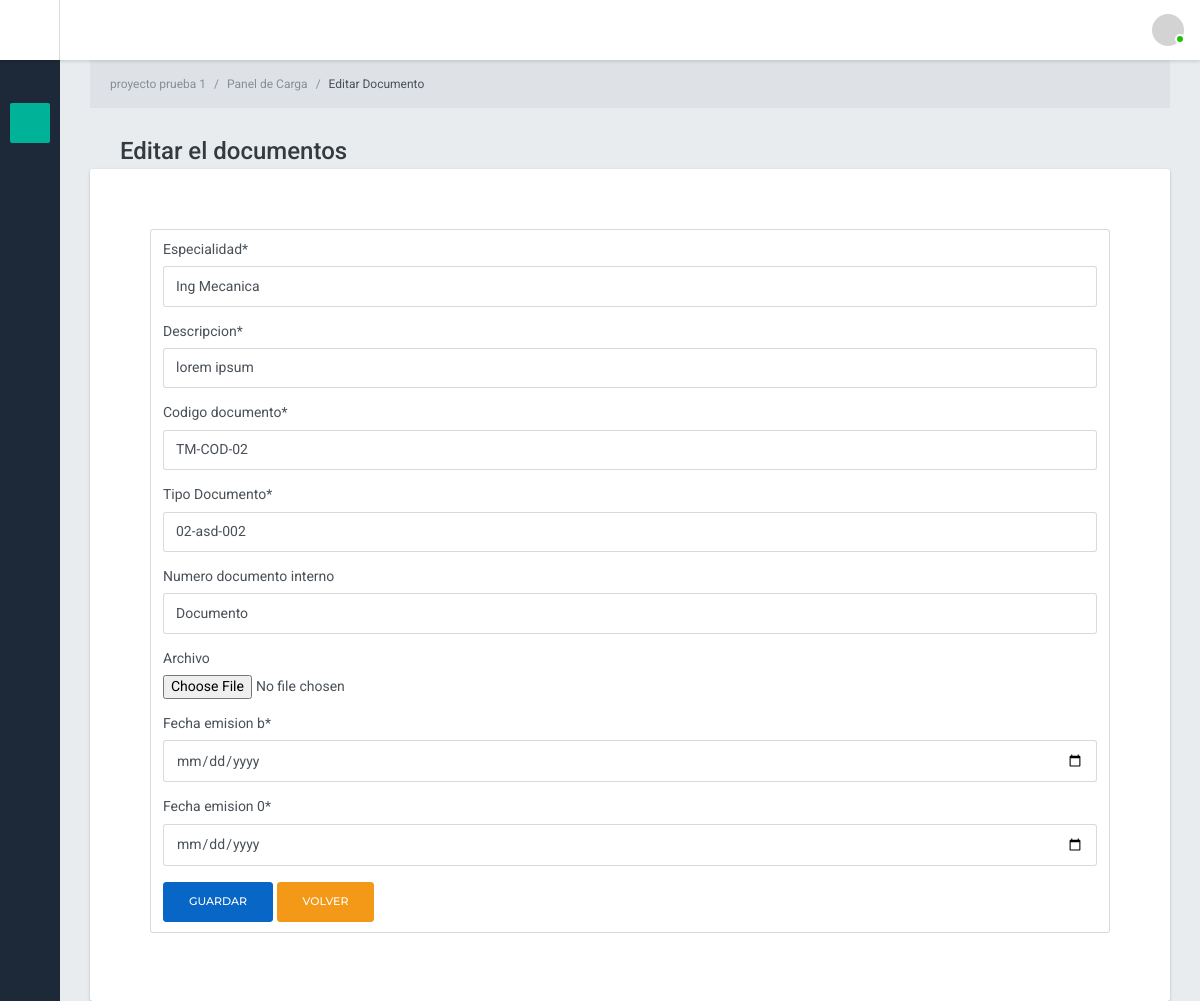
Page /panel_carga/documento/actualizar/2/ (signed in) on the committed database.
### panel_carga/models.py (models this page shows, shortened)
class Proyecto(models.Model):
    nombre = models.CharField(verbose_name="Nombre del Proyecto", max_length=50, unique=True)
    fecha_inicio = models.DateTimeField(verbose_name="Fecha de Inicio")
    fecha_termino = models.DateTimeField(verbose_name="Fecha de Termino", blank=True)
    descripcion = models.TextField(verbose_name="Descripción", blank=True)
    encargado = models.ForeignKey(User, on_delete=models.CASCADE)
    codigo = models.CharField(max_length=100, verbose_name='Codigo del Proyecto', unique=True)
    def __str__(self):
        return self.nombre

class Documento(models.Model):
    Especialidad = models.CharField(verbose_name="Especialidad", max_length=100, blank=False)
    Descripcion = models.TextField(verbose_name="Descripción", blank=False)
    Codigo_documento = models.CharField(verbose_name="Codigo Documento",unique=True, max_length=100)
    proyecto = models.ForeignKey(Proyecto, on_delete=models.CASCADE)
    Tipo_Documento = models.CharField(verbose_name="Tipo Documento", max_length=50)
    Numero_documento_interno = models.CharField(verbose_name="Numero documento Interno", max_length=50, blank=True)
    archivo = models.FileField(upload_to="proyecto/documentos/", blank=True)
    owner = models.ForeignKey(User, on_delete=models.CASCADE)
    fecha_Emision_B = models.DateTimeField(verbose_name="Fecha inicio emisión B", blank=True, default=None)
    fecha_Emision_0 = models.DateTimeField(verbose_name="Fecha inicio emisión 0", blank=True, default=None)

### panel_carga/views.py (the view, shortened to what this page needs)
# urls.py: path('documento/actualizar/<pk>/', views.UpdateDocumento.as_view() , name="documento-actualizar"),
class UpdateDocumento(ProyectoMixin, UpdateView):
    model = Documento
    form_class = DocumentoForm
    template_name = 'panel_carga/update-documento.html'
    success_url = reverse_lazy('PanelCarga')
    context_object_name = "documento"

### panel_carga/forms.py
class DocumentoForm(forms.ModelForm):
    Especialidad = forms.CharField( max_length=50, required=True)
    Descripcion = forms.CharField( max_length=150, required=True)
    Codigo_documento = forms.CharField( max_length=100, required=True)
    Numero_documento_interno = forms.CharField(max_length=30, required=False)
    archivo = forms.FileField(required=False)
    fecha_Emision_B = forms.DateField(widget=forms.TextInput(attrs={'type': 'date'}))
    fecha_Emision_0 =  forms.DateField(widget=forms.TextInput(attrs={'type': 'date'}))
    class Meta:
        model = Documento
        exclude = ['tipo','owner','emision','proyecto', 'ultima_edicion']

### tools/views.py (called while the page is built)
    def dispatch(self, request, *args, **kwargs):
        if not request.user.is_authenticated:
            return self.handle_no_permission()
        if not request.session.get('proyecto', None):
            return HttpResponseRedirect(reverse_lazy('proyecto-select'))
        proyecto_id = request.session.get('proyecto')
        try:
            self.proyecto = Proyecto.objects.get(pk=proyecto_id)
        except Proyecto.DoesNotExist:
            HttpResponseRedirect(reverse_lazy('proyecto-crear'))
        return super().dispatch(request, *args, **kwargs)

    def get_context_data(self, **kwargs):
        context = super().get_context_data(**kwargs)
        context['proyecto'] = self.proyecto
        return context

### templates/panel_carga/update-documento.html (shortened to what this page needs)
{% extends "index-base.html" %}
{% load crispy_forms_tags %}
{% block navegacion %}
<div class="br-pageheader pd-y-15 pd-l-20">
    <nav class="breadcrumb pd-0 mg-0 tx-12">
      <a class="breadcrumb-item"> {{proyecto}}</a>
      <a class="breadcrumb-item" href="{% url 'PanelCarga' %}">Panel de Carga</a>
      <span class="breadcrumb-item active">Editar Documento</span>
    </nav>
</div>
{% endblock navegacion %}
{% block content %}
  <div class="pd-x-20 pd-sm-x-30 pd-t-20 pd-sm-t-30">
    <h4 class="tx-gray-800 mg-b-5"> Editar el documentos</h4>
  </div>
<div class="br-section-wrapper">
    <form method="post">{% csrf_token %}
        <label class="form-control col-12 col-sm-12">{{ form|crispy }}
        <input class="btn btn-primary tx-11 tx-uppercase pd-y-12 pd-x-25 tx-mont tx-medium" type="submit" value="Guardar">
        <input class="btn btn-warning tx-11 tx-uppercase pd-y-12 pd-x-25 tx-mont tx-medium" type="button" onClick="javascript:history.go(-1);" value="Volver">
    </form>
</div>
{% endblock %}

### rows in the picture
Proyecto: nombre "proyecto prueba 1"
Documento: Especialidad "Ing Mecanica", Descripcion "lorem ipsum", Codigo_documento "TM-COD-02", Tipo_Documento "02-asd-002", Numero_documento_interno "Documento"
